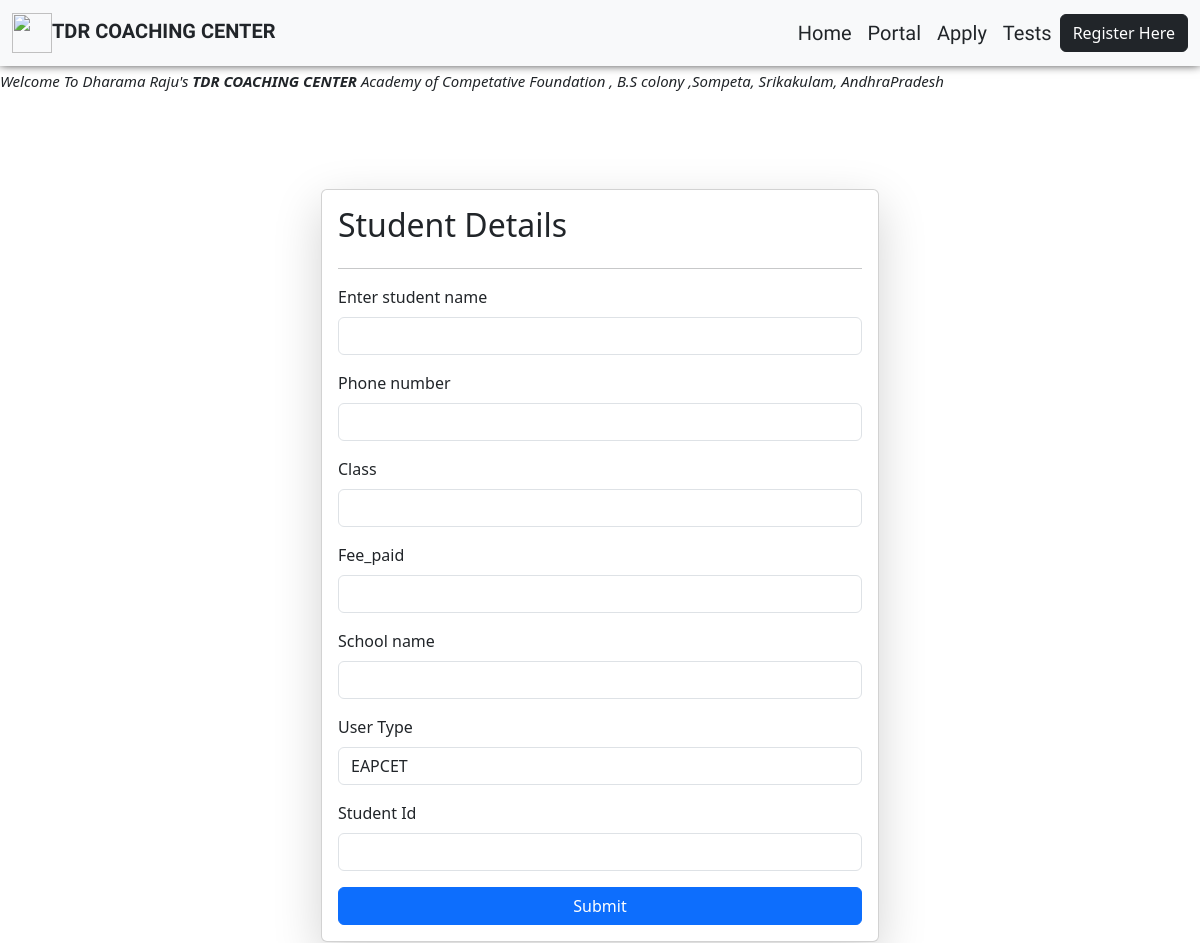
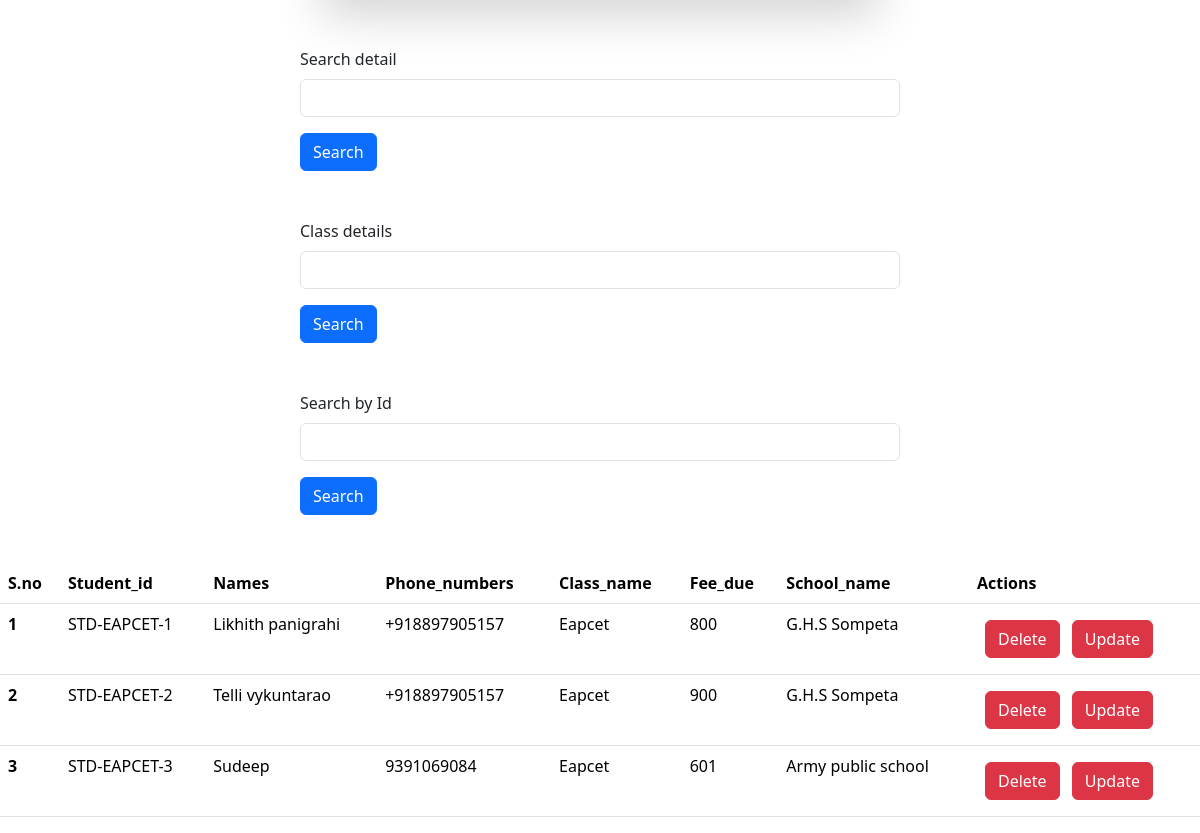
The app's page /details/ (signed in) with its own data (2 pictures, top to bottom).
### portfolio/models.py (models this page shows, shortened)
class Details(models.Model):
    id = models.CharField(primary_key=True,max_length=20)
    name = models.CharField(max_length=30)                              # if user delete the user related data will delete
    phone = models.CharField(max_length=15)
    class_name = models.CharField(max_length=10,default='SOME STRING')
    fee_due = models.IntegerField(default=1000)
    school = models.CharField(max_length=50)
    department = models.ForeignKey(Department,on_delete=models.CASCADE,related_name='course',null=True,blank=True)

### portfolio/views.py (the view, shortened to what this page needs)
# urls.py: path('details/',details,name='details'),
@login_required(login_url='/login_page/')
def details(request):
    queryset = Details.objects.all().order_by('id')       #by using .order_by('field_name') we can sort the values
    if request.GET.get('search'):
        queryset = queryset.filter(name__icontains = request.GET.get('search')) # by using __icontains we can get the records which contains the search
    if request.GET.get('class_no'):
        queryset = queryset.filter(class_name__exact = request.GET.get('class_no')) #by using __exact we can get the records which exactly equal to the search
    if request.GET.get('id'):
        queryset = queryset.filter(id__icontains = request.GET.get('id'))
    context={'details' : queryset}
    return render(request,'details.html',context)

### templates/details.html (shortened to what this page needs)
<!DOCTYPE html>
<html lang="en">
<head>
    <link href="https://cdn.jsdelivr.net/npm/bootstrap@5.3.3/dist/css/bootstrap.min.css" rel="stylesheet">
</head>
<body>
    <nav class="navbar bg-light navbar-expand-lg text-white ">
        <div class="container-fluid">
            <a class="navbar-brand text-dark" href="#"><img class="img" src="https://ik.imagekit.io/zk7tfeeru/logo1.png-removebg-preview.png?updatedAt=1703492618039"><b>TDR COACHING CENTER</b></a>
            <div class="collapse navbar-collapse justify-content-end" id="navbarNavAltMarkup">
                <div class="navbar-nav">
                    <a class="nav-link active text-dark" aria-current="page" href="/portfolio/">Home</a>
                    <a class="nav-link active text-dark" href="/login_page/">Portal</a>
                    <a class="nav-link active text-dark" href="#">Apply</a>
                    <a class="nav-link active text-dark" href="/test/">Tests</a>
                </div>
                <a type="button" class="btn btn-dark" href="/register/">Register Here</a>
            </div>
        </div>
    </nav>
    <br>
    <div class="scroll">
        <marquee  direction="">Welcome To Dharama Raju's <b>TDR COACHING CENTER</b> Academy of Competative Foundation , B.S colony ,Sompeta, Srikakulam, AndhraPradesh</marquee>
    </div>
    <br>
    <br>
   <div class="container mt-5">
    <form class="col-6 mx-auto card p-3 shadow-lg" method="post" enctype="multipart/form-data">
        <h2>Student Details</h2>
        <hr>
        <div class="mb-3">
          <label for="exampleInputEmail1" class="form-label">Enter student name</label>
          <input name="name" required type="text" class="form-control"  id="exampleInputEmail1" aria-describedby="emailHelp">
        </div>
        <div class="mb-3">
          <label for="exampleInputPassword1" class="form-label">Phone number</label>
          <input name="phone" required type="text" class="form-control"  id="exampleInputPassword1">
        </div>
        <div class="mb-3">
            <label for="exampleInputPassword1" class="form-label">Class</label>
            <input name="class_name" required type="text" class="form-control"  id="exampleInputPassword1">
          </div>
          <div class="mb-3">
            <label for="exampleInputPassword1" class="form-label">Fee_paid</label>
            <input name="fee_due" required type="number" class="form-control"  id="exampleInputPassword1">
          </div>
        <div class="mb-3">
            <label for="exampleInputPassword1" class="form-label">School name</label>
            <input name="school" required type="text" class="form-control" id="exampleInputPassword1">
          </div>
          <div class="mb-3">
            <label for="user_type" class="form-label">User Type</label>
            <select class="form-control" id="user_type" name="user_type" required>
                <option value="eapcet">EAPCET</option>
            </select>
        </div>
        <div class="mb-3">
            <label for="exampleInputEmail1" class="form-label">Student Id</label>
            <input name="id" required type="text" class="form-control"  id="exampleInputEmail1" aria-describedby="emailHelp">
          </div>
        <button type="submit" class="btn btn-primary">Submit</button>
      </form>
   </div>
   <br>
   <br>
   <div class="search mt-7">
        <div class="mx-auto col-6">
            <form>
                <div class="mb-3">
                    <label for="exampleInputPassword1" class="form-label">Search detail</label>
                    <input name="search"  type="text" class="form-control">
                </div>
                <button type="submit" class="btn btn-primary">Search</button>
            </form>
        </div>
   </div>
   <div class="search mt-5">
        <div class="mx-auto col-6">
            <form>
                <div class="mb-3">
                    <label for="exampleInputPassword1" class="form-label">Class details</label>
                    <input name="class_no"  type="text" class="form-control">
                </div>
                <button type="submit" class="btn btn-primary">Search</button>
            </form>
        </div>
   </div>
   <div class="search mt-5">
    <div class="mx-auto col-6">
        <form>
            <div class="mb-3">
                <label for="exampleInputPassword1" class="form-label">Search by Id</label>
                <input name="id"  type="text" class="form-control">
            </div>
            <button type="submit" class="btn btn-primary">Search</button>
        </form>
    </div>
</div>
   <br>
   <br>
   <div id="table">
    <table class="table">
        <thead>
          <tr>
            <th scope="col">S.no</th>
            <th scope="col">Student_id</th>
            <th scope="col">Names</th>
            <th scope="col">Phone_numbers</th>
            <th scope="col">Class_name</th>
            <th scope="col">Fee_due</th>
            <th scope="col">School_name</th>
            <th scope="col">Actions</th>
          </tr>
        </thead>
        <tbody>
          {% for detail in details %}
          <tr>
            <th scope="row">{{forloop.counter}}</th>
            <td>{{detail.id}}</td>
            <td>{{detail.name}}</td>
            <td>{{detail.phone}}</td>
            <td>{{detail.class_name}}</td>
            <td>{{detail.fee_due}}</td>
            <td>{{detail.school}}</td>
            <td>
                    <a href="/delete_details/{{detail.id}}" class="btn btn-danger m-2">Delete</a>
                    <a href="/update_details/{{detail.id}}" class="btn btn-danger">Update</a>
            </td>
          </tr>
          {% endfor %}
        </tbody>
      </table>
   </div>
</body>
</html>

### templates/details.html (style rules this page uses)
.navbar { box-shadow: 0px -2px 10px black; width: 100%; }
.scroll { font-style: italic; background-color: white; font-size: 15px; margin-top: -20px; }
.navbar-brand { font-family: "Teko", sans-serif; font-size: 20px; padding-left: 0px; }
.nav-link { font-family: "Teko", sans-serif; font-size: 20px; }
.img { width: 40px; height: 40px; }

### records on screen
Details: id "STD-EAPCET-1", name "Likhith panigrahi", phone "+918897905157", class_name "Eapcet", fee_due "800", school "G.H.S Sompeta"
Details: id "STD-EAPCET-2", name "Telli vykuntarao", phone "+918897905157", class_name "Eapcet", fee_due "900", school "G.H.S Sompeta"
Details: id "STD-EAPCET-3", name "Sudeep", phone "9391069084", class_name "Eapcet", fee_due "601", school "Army public school"
